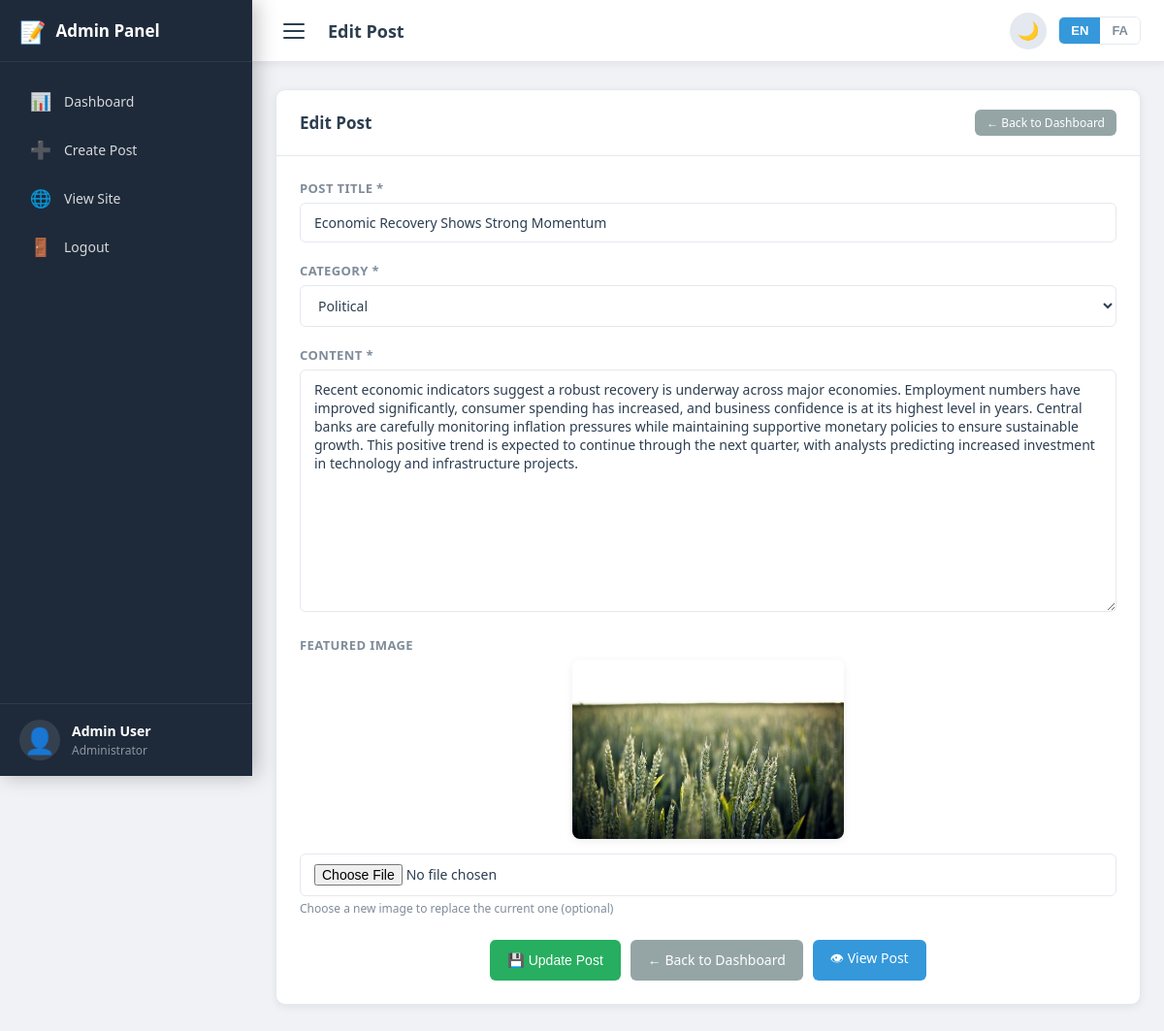
The app's page /edit.php?id=1 (signed in) with its own data.
### tables this page shows
CREATE TABLE posts (
    id INT AUTO_INCREMENT PRIMARY KEY,
    title VARCHAR(255) NOT NULL,
    content TEXT NOT NULL,
    category ENUM('sport', 'social', 'political') NOT NULL,
    image VARCHAR(255),
    views INT DEFAULT 0,
    created_at TIMESTAMP DEFAULT CURRENT_TIMESTAMP,
    updated_at TIMESTAMP DEFAULT CURRENT_TIMESTAMP ON UPDATE CURRENT_TIMESTAMP
);

### classes/Database.php (called while the page is built, shortened)
<?php
class Database
{
    private static $host = "localhost";
    private static $user = "root";
    private static $password = "";
    private static $dbName = "blog_db";
    private static $connection = null;
    public static function getConnection(): ?\mysqli
    {
        if (empty(self::$connection)) {
            self::$connection = new \mysqli(self::$host, self::$user, self::$password, self::$dbName);
            if (self::$connection->connect_errno === 0) {
                return self::$connection;
            } else {
                return null;
            }
        }
        return self::$connection;
    }
}

### classes/Repository/BaseRepository.php (called while the page is built, shortened)
<?php
class BaseRepository
{
    protected string $tableName;
    protected Storage $storage;
    public function __construct(Storage $storage)
    {
        $this->storage = $storage;
    }
    public function getById(int $id): ?array
    {
        return $this->storage->getById($this->tableName, $id);
    }
}

### classes/StorageTypes/MySQL.php (called while the page is built, shortened)
<?php
class MySQL implements Storage
{
    private $connection;
    public function __construct()
    {
        $this->connection = Database::getConnection();
    }
    public function getById(string $table, int $id): ?array
    {
        $query = "SELECT * FROM `$table` WHERE `id` = ?";
        $stmt = $this->connection->prepare($query);
        $stmt->bind_param("i", $id);
        $stmt->execute();
        $result = $stmt->get_result();
        if ($result && $result->num_rows === 1) {
            return $result->fetch_assoc();
        }
        return null;
    }
}

### classes/Repository/PostRepository.php (called while the page is built, shortened)
<?php
class PostRepository extends BaseRepository
{
    public function getById(int $id): ?array
    {
        $post = parent::getById($id);
        if ($post) {
            $post = $this->processImagePath($post);
        }
        return $post;
    }
    private function processImagePath(array $post): array
    {
        if (!empty($post['image'])) {
            $post['image'] = basename($post['image']);
        }
        return $post;
    }
}

### edit.php (the view, shortened to what this page needs)
<?php
$postRepository = new PostRepository(new MySQL());
$postId = filter_input(INPUT_GET, 'id', FILTER_VALIDATE_INT, ['options' => ['min_range' => 1]]);
$postData = $postRepository->getById($postId);
include 'includes/admin_layout_start.php';
?>
<div class="card">
    <div class="card-header">
        <h2 data-i18n="editTitle">Edit Post</h2>
        <a href="panel.php" class="btn btn-secondary btn-sm" data-i18n="backBtn">← Back to Dashboard</a>
    </div>
    <div class="card-body">
        <form method="post" enctype="multipart/form-data">
            <div class="form-group">
                <label for="title" data-i18n="postTitle">Post Title *</label>
                <input type="text" id="title" name="title" class="form-control" required
                       value="<?= htmlspecialchars($_POST['title'] ?? $postData['title']) ?>"
                       placeholder="Enter post title">
            </div>
            <div class="form-group">
                <label for="category" data-i18n="postCategory">Category *</label>
                <select id="category" name="category" class="form-control" required>
                    <?php $selCat = $_POST['category'] ?? $postData['category']; ?>
                    <option value="political" <?= $selCat === 'political' ? 'selected' : '' ?>
                            data-i18n="political">Political</option>
                </select>
            </div>
            <div class="form-group">
                <label for="content" data-i18n="postContent">Content *</label>
                <textarea id="content" name="content" class="form-control" rows="12" required><?= htmlspecialchars($_POST['content'] ?? $postData['content']) ?></textarea>
            </div>
            <div class="form-group">
                <label for="image" data-i18n="featuredImage">Featured Image</label>
                <?php if (!empty($postData['image'])): ?>
                    <div style="margin-bottom:10px;text-align:center;">
                        <img src="assets/images/<?= htmlspecialchars($postData['image']) ?>"
                             alt="Current post image"
                             onerror="this.style.display='none'"
                             style="max-width:280px;border-radius:8px;box-shadow:var(--shadow-sm);">
                    </div>
                <?php endif; ?>
                <input type="file" id="image" name="image" class="form-control" accept="image/*">
                <div class="form-hint">Choose a new image to replace the current one (optional)</div>
            </div>
            <div style="display:flex;gap:10px;justify-content:center;margin-top:24px;flex-wrap:wrap;">
                <button type="submit" class="btn btn-success" data-i18n="updateBtn">💾 Update Post</button>
                <a href="panel.php" class="btn btn-secondary" data-i18n="backBtn">← Back to Dashboard</a>
                <a href="post.php?id=<?= $postId ?>" target="_blank" class="btn btn-primary" data-i18n="viewPostBtn">👁 View Post</a>
            </div>
        </form>
    </div>
</div>
<?php include 'includes/admin_layout_end.php'; ?>

### assets/css/admin.css (style rules this page uses)
:root { --sidebar-w: 260px; --topbar-h: 64px; --bg-body: #f0f2f5; --bg-card: #ffffff; --bg-topbar: #ffffff; --bg-sidebar: #1e2a3a; --bg-sidebar-h: #283848; --bg-sidebar-act: #3498db; --text-main: #2c3e50; --text-muted: #7f8c9a; --text-sidebar: rgba(255, 255, 255, 0.82); --text-sidebar-h: #ffffff; --border: #e4e8ef; --shadow-sm: 0 2px 8px rgba(0, 0, 0, 0.07); --shadow-md: 0 4px 20px rgba(0, 0, 0, 0.10); --accent: #3498db; --accent-h: #2980b9; --danger: #e74c3c; --danger-h: #c0392b; --success: #27ae60; --success-h: #219a52; --warning: #f39c12; --radius: 10px; --radius-sm: 6px; --transition: 0.3s ease; }
*, *::before, *::after { box-sizing: border-box; margin: 0; padding: 0; }
html { scroll-behavior: smooth; }
body { font-family: 'Segoe UI', Tahoma, Geneva, Verdana, sans-serif; background: var(--bg-body); color: var(--text-main); min-height: 100vh; transition: background var(--transition), color var(--transition); }
a { color: inherit; text-decoration: none; }
button { cursor: pointer; border: none; background: none; }
.card { background: var(--bg-card); border-radius: var(--radius); box-shadow: var(--shadow-sm); border: 1px solid var(--border); transition: background var(--transition), border-color var(--transition), box-shadow var(--transition); }
.card-header { padding: 20px 24px; border-bottom: 1px solid var(--border); display: flex; align-items: center; justify-content: space-between; flex-wrap: wrap; gap: 12px; }
.card-header h2 { font-size: 17px; font-weight: 600; color: var(--text-main); }
.card-body { padding: 24px; }
.btn { display: inline-flex; align-items: center; gap: 6px; padding: 9px 18px; border-radius: var(--radius-sm); font-size: 14px; font-weight: 500; cursor: pointer; border: none; text-decoration: none; transition: background var(--transition), opacity var(--transition), transform 0.15s; white-space: nowrap; }
.btn-primary { background: var(--accent); color: #fff; }
.btn-success { background: var(--success); color: #fff; }
.btn-secondary { background: #95a5a6; color: #fff; }
.btn-sm { padding: 5px 12px; font-size: 12px; }
.form-group { margin-bottom: 20px; }
.form-group label { display: block; font-size: 13px; font-weight: 600; color: var(--text-muted); margin-bottom: 6px; text-transform: uppercase; letter-spacing: 0.4px; }
.form-control { width: 100%; padding: 10px 14px; border: 1.5px solid var(--border); border-radius: var(--radius-sm); font-size: 14px; color: var(--text-main); background: var(--bg-card); transition: border-color var(--transition), box-shadow var(--transition), background var(--transition); font-family: inherit; }
textarea.form-control { resize: vertical; min-height: 200px; }
select.form-control { appearance: auto; }
.form-hint { font-size: 12px; color: var(--text-muted); margin-top: 4px; }

### records on screen
posts: title "Economic Recovery Shows Strong Momentum", category "Political", content "Recent economic indicators suggest a robust recovery is underway across major economies. Employment numbers have improved significantly, consumer spending has increased, and business confidence is at its highest level in years. Central banks are carefully monitoring inflation pressures while maintaining supportive monetary policies to ensure sustainable growth. This positive trend is expected to continue through the next quarter, with analysts predicting increased investment in technology and infrastructure projects."

### other values on screen
$_SESSION['admin_name'] "Admin User"
